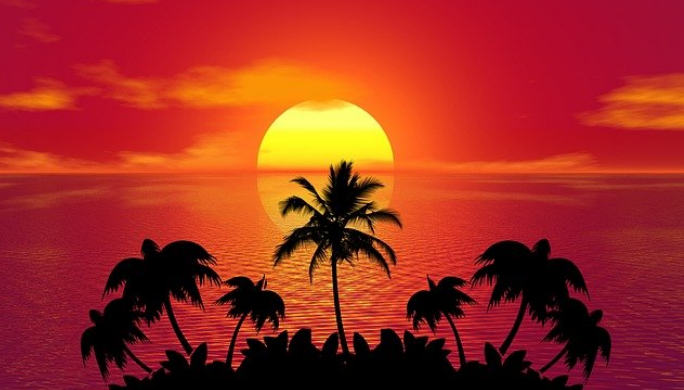
#> input picture playa.bmp, 684 x 390 px
$ python ejercicio3.py
#> lines starting #> are read from the running program, lines starting #| are printed output that depends on the picture
import numpy as np
import imageio.v2 as imageio

roll = np.array(imageio.imread('playa.bmp'))
#> roll is the input picture: shape (390, 684, 3); mean R, G, B 160.1, 43.7, 33.3

x = np.flip(roll)
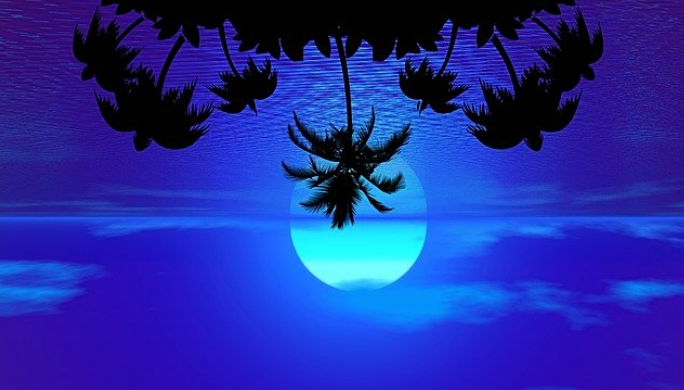
#> x: shape (390, 684, 3); mean R, G, B 33.3, 43.7, 160.1

imageio.imwrite('playa-roll.bmp', x)
